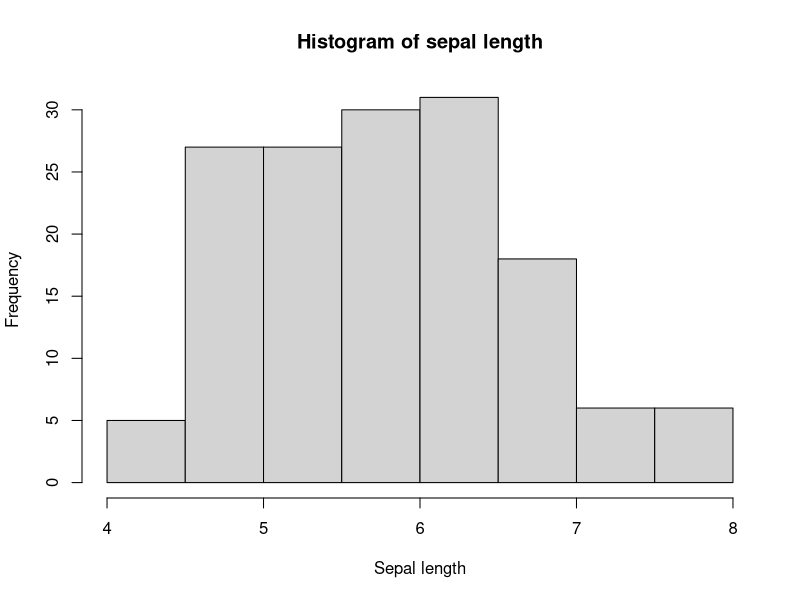

This figure's R source:
## ---- chunk 1
hist(
  iris$Sepal.Length,
  main = "Histogram of sepal length",
  xlab = "Sepal length"  #<<
)
